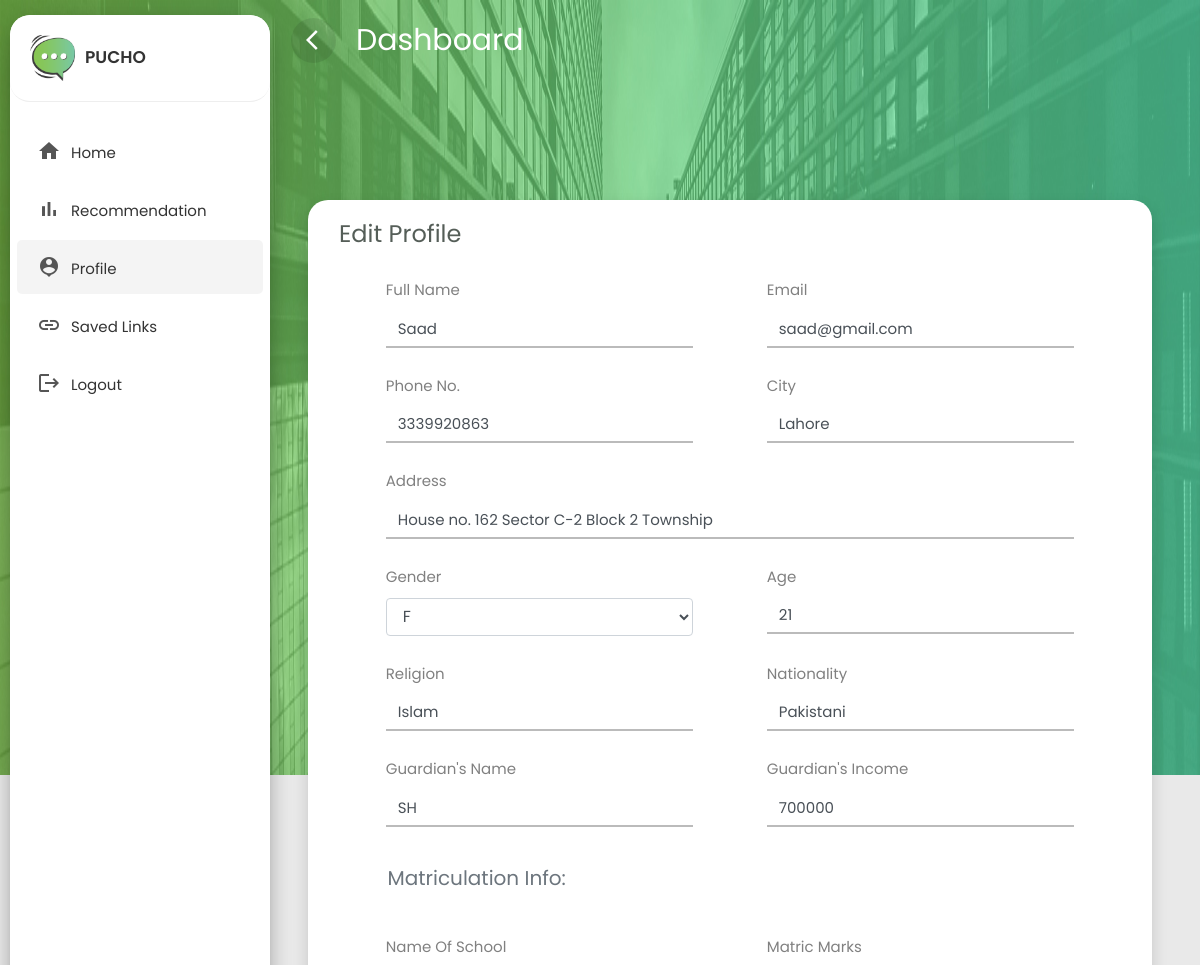
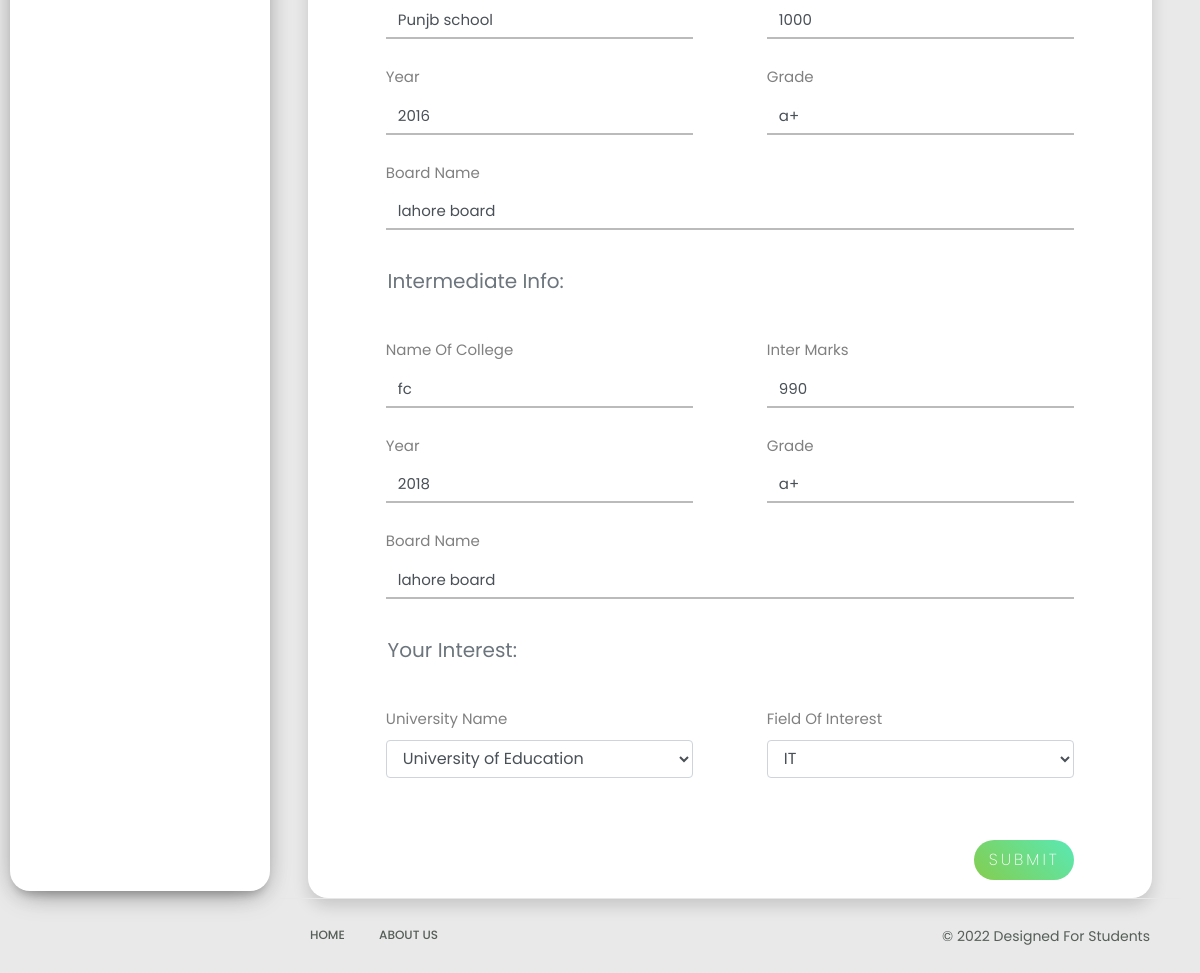
/edit/ (signed in), run on an earlier commit of the app's database (2 pictures, top to bottom).
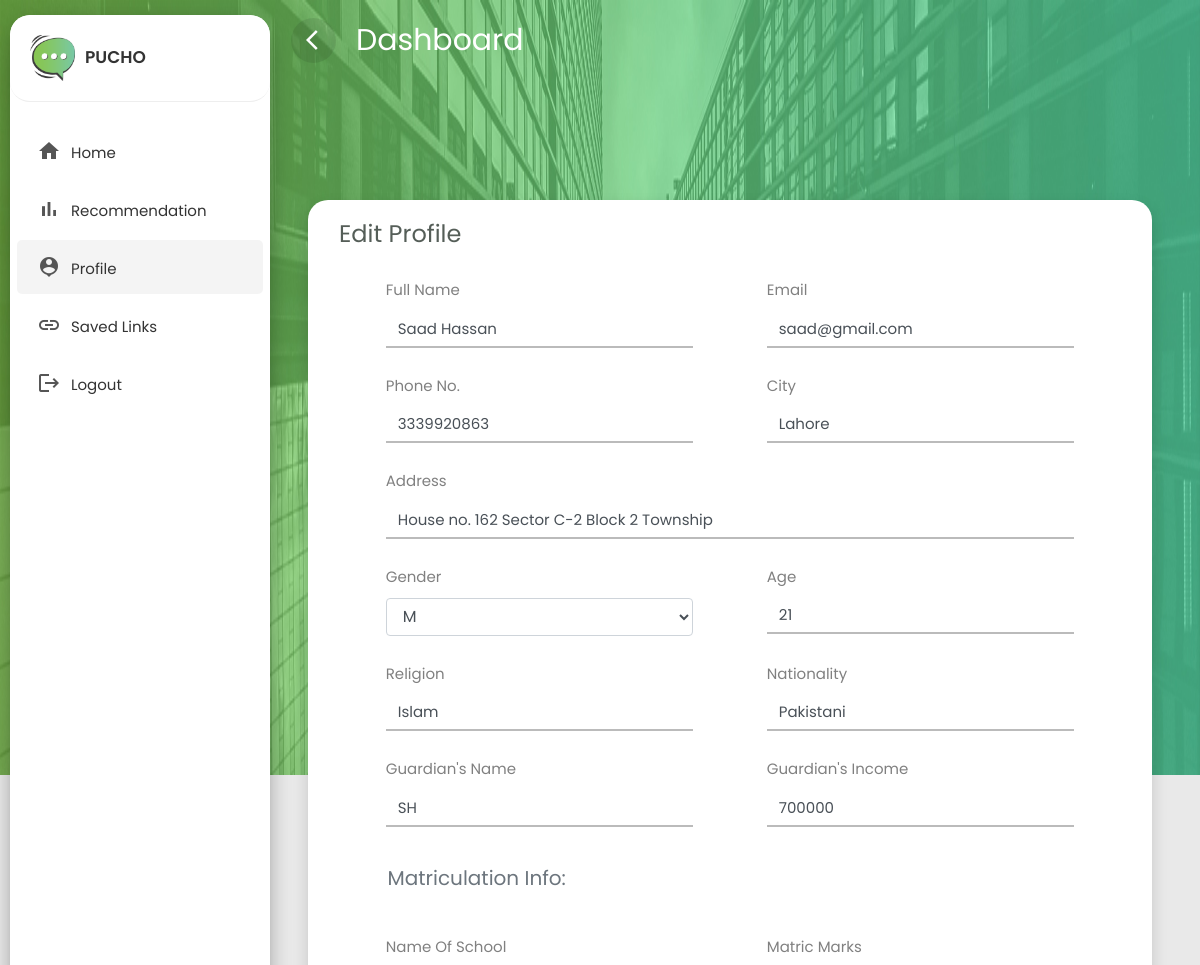
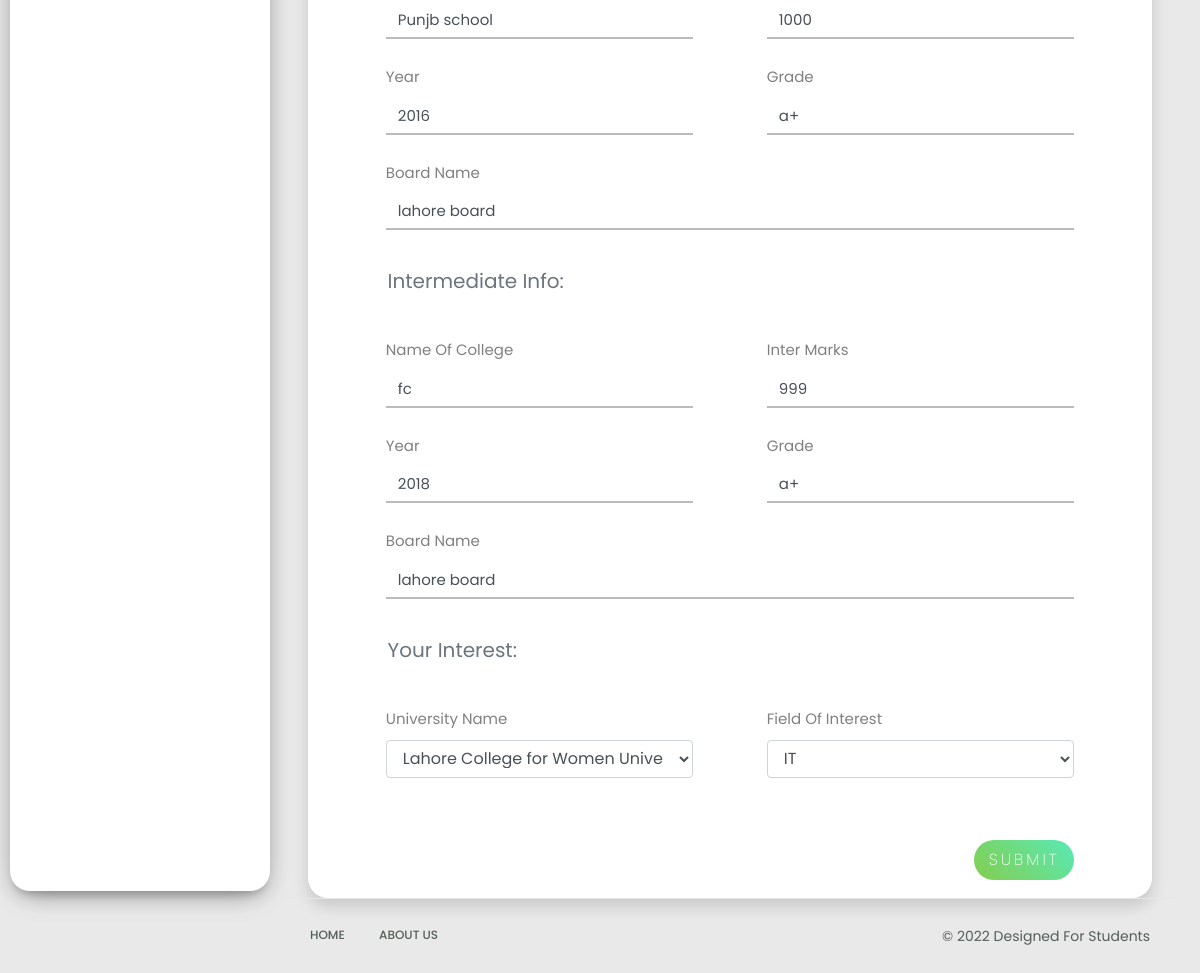
And on a later commit of the database (2 pictures, top to bottom).
### profiles/models.py (models this page shows, shortened)
class Profile(models.Model):
    full_name = models.CharField(max_length=50)
    email = models.EmailField()
    phone_number = models.IntegerField()
    city = models.CharField(max_length=50)
    address = models.CharField(max_length=50)
    gender = models.CharField(max_length=15,choices=choices,default="Male")
    age = models.IntegerField()
    religion = models.CharField(max_length=50)
    nationality = models.CharField(max_length=50)
    gaurdian_name = models.CharField(max_length=50)
    gaurdian_income = models.IntegerField()
    name_of_school = models.CharField(max_length=50)
    matric_marks = models.IntegerField()
    year_of_matric = models.IntegerField()
    matric_grade = models.CharField(max_length=10)
    matric_board = models.CharField(max_length=50)
    name_of_college = models.CharField(max_length=50)
    inter_marks = models.IntegerField()
    year_of_inter = models.IntegerField()
    inter_grade = models.CharField(max_length=10)
    inter_board = models.CharField(max_length=50)
    university_name = models.CharField(max_length=50,choices=uni_choices,default="University of Engineering and Technology")
    field_of_interest = models.CharField(max_length=50,choices=dept_choices,default="SE")
    student = models.ForeignKey(User, on_delete=models.CASCADE)

### profiles/views.py (the view, shortened to what this page needs)
# urls.py: path('edit/', edit, name="edit"),
def edit(request):
    query = Profile.objects.get(student=request.user)
    return render(request, "edit.html",{"query":query})

### templates/edit.html (shortened to what the changed rows need)
{%  load static  %}
<!doctype html>
<html lang="en">
  <head>
    <link rel="stylesheet" href="{% static 'css/bootstrap.min.css' %}">
    <link rel="stylesheet" href="{% static 'css/dashboard.css' %}">
  </head>
  <body>
    <div class="wrapper">
        <div id="content">
        	<div class="main-content">
            <div class="main-content">
              <div class="row content">
                <div class="col-lg-12 col-md-12 col-sm-12">
                  <div class="profile-form shadow mx-2 bookmarks">
                    <div class="row mx-3">
                      <div class="col-lg-12 m-auto">
                        <form method="post" enctype="multipart/form-data" action="" class="multisteps-form__form col-lg-12 col-md-12 col-sm-12">
                          <div class="multisteps-form__content">
                            <div class="form-row mt-4 justify-content-around">
                              <div class="col-lg-5 col-md-5 col-sm-6 mt-4 mt-sm-0">
                                <label for="">Full Name</label>
                                <input class="multisteps-form__input form-control" type="text" name="full_name" required value="{{query.full_name}}">
                              </div>
                              <div class="col-lg-5 col-md-5 col-sm-6 mt-4 mt-sm-0">
                                <label for="">Email</label>
                                <input class="multisteps-form__input form-control" type="text" name="email" value="{{query.email}}" required/>
                              </div>
                            </div>
                            <div class="form-row mt-4 justify-content-around">
                              <div class="col-lg-5 col-md-5 col-sm-6 mt-4 mt-sm-0">
                                <label for="">Phone No.</label>
                                <input class="multisteps-form__input form-control" type="text" name="phone_number" value="{{query.phone_number}}" required/>
                              </div>
                              <div class="col-lg-5 col-md-5 col-sm-6 mt-4 mt-sm-0">
                                <label for="">City</label>
                                <input class="multisteps-form__input form-control" type="text" name="city" value="{{query.city}}" required/>
                              </div>
                            </div>
                            <div class="form-row mt-4 justify-content-around">
                              <div class="col-lg-11 col-md-11 col-sm-12 mt-4 mt-sm-0">
                                <label for="">Address</label>
                                <input class="multisteps-form__input form-control" type="text" name="address" value="{{query.address}}" required/>
                              </div>
                            </div>
                            <div class="form-row mt-4 justify-content-around">
                              <div class="col-lg-5 col-md-5 col-sm-6 mt-4 mt-sm-0">
                                <label for="">Gender</label>
                                <select class="multisteps-form__select form-control" name="gender" required>
                                  <option>{{query.gender}}</option>
                                </select>
                              </div>
                              <div class="col-lg-5 col-md-5 col-sm-6 mt-4 mt-sm-0">
                                <label for="">Age</label>
                                <input class="multisteps-form__input form-control" type="text" name="age" value="{{query.age}}" required/>
                              </div>
                            </div>
                            <div class="form-row mt-4 justify-content-around">
                                <div class="col-lg-5 col-md-5 col-sm-6 mt-4 mt-sm-0">
                                  <label for="">Religion</label>
                                  <input class="multisteps-form__input form-control" type="text" name="religion" value="{{query.religion}}" required/>
                                </div>
                                <div class="col-lg-5 col-md-5 col-sm-6 mt-4 mt-sm-0">
                                  <label for="">Nationality</label>
                                  <input class="multisteps-form__input form-control" type="text" name="nationality" value="{{query.nationality}}" required/>
                                </div>
                              </div>
                            <div class="form-row mt-4 justify-content-around">
                              <div class="col-lg-5 col-md-5 col-sm-6 mt-4 mt-sm-0">
                                <label for="">Guardian's Name</label>
                                <input class="multisteps-form__input form-control" type="text" name="gaurdian_name" value="{{query.gaurdian_name}}" required/>
                              </div>
                              <div class="col-lg-5 col-md-5 col-sm-6 mt-4 mt-sm-0">
                                <label for="">Guardian's Income</label>
                                <input class="multisteps-form__input form-control" type="text" name="gaurdian_income" value="{{query.gaurdian_income}}" required/>
                              </div>
                            </div>
                            <div class="multisteps-form__content">
                              <div class="form-row mt-4 justify-content-around">
                                <div class="col-lg-5 col-md-5 col-sm-6 mt-4 mt-sm-0">
                                  <label for="">Name of School</label>
                                  <input class="multisteps-form__input form-control" type="text" name="name_of_school" value="{{query.name_of_school}}" required/>
                                </div>
                                <div class="col-lg-5 col-md-5 col-sm-6 mt-4 mt-sm-0">
                                  <label for="">Matric Marks</label>
                                  <input class="multisteps-form__input form-control" type="text" name="matric_marks" value="{{query.matric_marks}}" required/>
                                </div>
                              </div>
                              <div class="form-row mt-4 justify-content-around">
                                <div class="col-lg-5 col-md-5 col-sm-6 mt-4 mt-sm-0">
                                  <label for="">Year</label>
                                  <input class="multisteps-form__input form-control" type="text" name="year_of_matric" value="{{query.year_of_matric}}" required/>
                                </div>
                                <div class="col-lg-5 col-md-5 col-sm-6 mt-4 mt-sm-0">
                                  <label for="">Grade</label>
                                  <input class="multisteps-form__input form-control" type="text" name="matric_grade" value="{{query.matric_grade}}" required/>
                                </div>
                              </div>
                              <div class="form-row mt-4 justify-content-around">
                                <div class="col-lg-11 col-md-11 col-sm-12 mt-4 mt-sm-0">
                                  <label for="">Board Name</label>
                                  <input class="multisteps-form__input form-control" type="text" name="matric_board" value="{{query.matric_board}}" required/>
                                </div>
                              </div>
                              <div class="form-row mt-4 justify-content-around">
                                <div class="col-lg-5 col-md-5 col-sm-6 mt-4 mt-sm-0">
                                  <label for="">Name of College</label>
                                  <input class="multisteps-form__input form-control" type="text" name="name_of_college" value="{{query.name_of_college}}" required/>
                                </div>
                                <div class="col-lg-5 col-md-5 col-sm-6 mt-4 mt-sm-0">
                                  <label for="">Inter Marks</label>
                                  <input class="multisteps-form__input form-control" type="text" name="inter_marks" value="{{query.inter_marks}}" required/>
                                </div>
                              </div>
                              <div class="form-row mt-4 justify-content-around">
                                <div class="col-lg-5 col-md-5 col-sm-6 mt-4 mt-sm-0">
                                  <label for="">Year</label>
                                  <input class="multisteps-form__input form-control" type="text" name="year_of_inter" value="{{query.year_of_inter}}" required/>
                                </div>
                                <div class="col-lg-5 col-md-5 col-sm-6 mt-4 mt-sm-0">
                                  <label for="">Grade</label>
                                  <input class="multisteps-form__input form-control" type="text" name="inter_grade" value="{{query.inter_grade}}" required/>
                                </div>
                              </div>
                              <div class="form-row mt-4 justify-content-around">
                                <div class="col-lg-11 col-md-11 col-sm-12 mt-4 mt-sm-0">
                                  <label for="">Board Name</label>
                                  <input class="multisteps-form__input form-control" type="text" name="inter_board" value="{{query.inter_board}}" required/>
                                </div>
                              </div>
                            </div>
                            <div class="form-row mt-4 justify-content-around">
                              <div class="col-lg-5 col-md-5 col-sm-6 mt-4 mt-sm-0">
                                <label for="">University Name</label>
                                <select class="multisteps-form__select form-control" name="university_name" required>
                                  <option>{{query.university_name}}</option>
                                </select>
                              </div>
                              <div class="col-lg-5 col-md-5 col-sm-6 mt-4 mt-sm-0">
                                <label for="">Field of Interest</label>
                                <select class="multisteps-form__select form-control" name="field_of_interest" required>
                                  <option>{{query.field_of_interest}}</option>
                                </select>
                              <div class="col-lg-11">
                                <span class="text-white">a</span>
                                <span class="text-white">a</span>
                              </div>
                                <div class="d-flex mt-3">
                                <input type="submit" name="" value="Submit" class="btn btn-edit ml-auto">
                              </div>
                              </div>
                            </div>
                          </div>
                        </form>
                      </div>
                    </div>
                  </div>
                </div>
              </div>
            </div>
          </div>
        </div>
      </div>
  </body>
</html>

What changed in the data, as far as the page shows it:
changed Profile "saad@gmail.com": full_name "Saad" → "Saad Hassan"; gender "F" → "M"; inter_marks "990" → "999"; university_name "University of Education" → "Lahore College for Women University"
